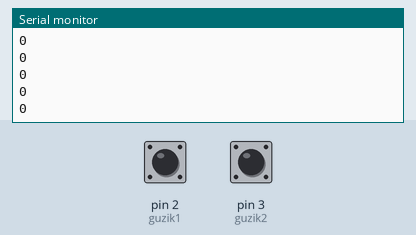
Bench run of a sketch on a simulated Arduino Uno, built with avr-gcc and run on an emulated ATmega328P. Parts: the last lines printed to the serial monitor. Inputs (shaded band) come from the test bench; at power-on: pin 2 (guzik1) HIGH, pin 3 (guzik2) HIGH.

Above: at 1.2 s.
1.3 s: pin 2 (guzik1) pulled LOW for 0.15 s
At 1.59 s:
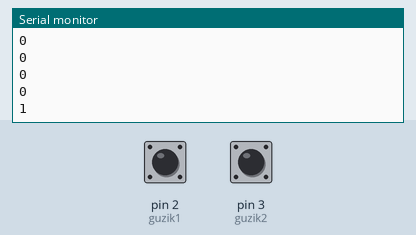
2.9 s: pin 3 (guzik2) pulled LOW for 1 s
At 4.0 s:
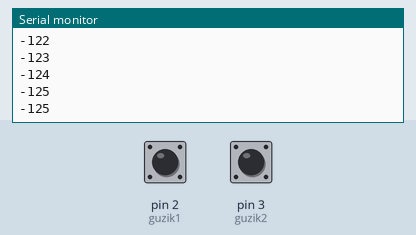
5.4 s: pin 3 (guzik2) pulled LOW for 0.15 s
7.0 s: pin 2 (guzik1) pulled LOW for 3.2 s
At 8.1 s:
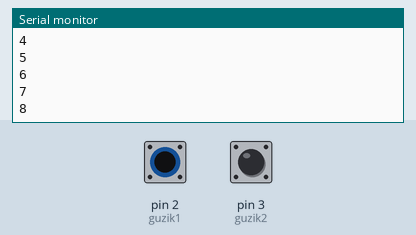
Timing chart, 0 to 10.0 s (numbered marks = the images above; inputs shaded):
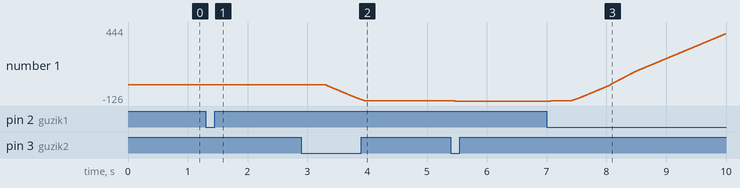

Measured:
- after the input at 1.3 s, the serial monitor: prints a new line after 0.07 s (image 1)
- after the input at 2.9 s, the serial monitor: prints a new line after 0.41 s (image 2)
- after the input at 7.0 s, the serial monitor: prints a new line after 0.41 s (image 3)
- plotted number 1: 0 → 1 after the input at 1.3 s, 1 → -125 after the input at 2.9 s, -126 → 444 after the input at 7.0 s

The sketch:

dziala1_kopia.ino
```cpp
const int guzik1 = 2;
const int guzik2 = 3;
int liczba = 0;
int lastButtonState = HIGH;
int lastButton2State = HIGH;


void setup() {
  pinMode(guzik1, INPUT_PULLUP);
  pinMode(guzik2, INPUT_PULLUP);
    Serial.begin(9600);

}

void loop() {
  int reading = digitalRead(guzik1);
  int reading2 = digitalRead(guzik2);
  Serial.println(liczba);
if (reading != lastButtonState) {
    delay(400);}
    if (digitalRead(guzik1) == LOW) {liczba++;}
if (reading2 != lastButton2State) {
    delay(400);}
    if (digitalRead(guzik2) == LOW) {liczba--;}
lastButtonState = reading;
lastButton2State = reading2;
}
```
